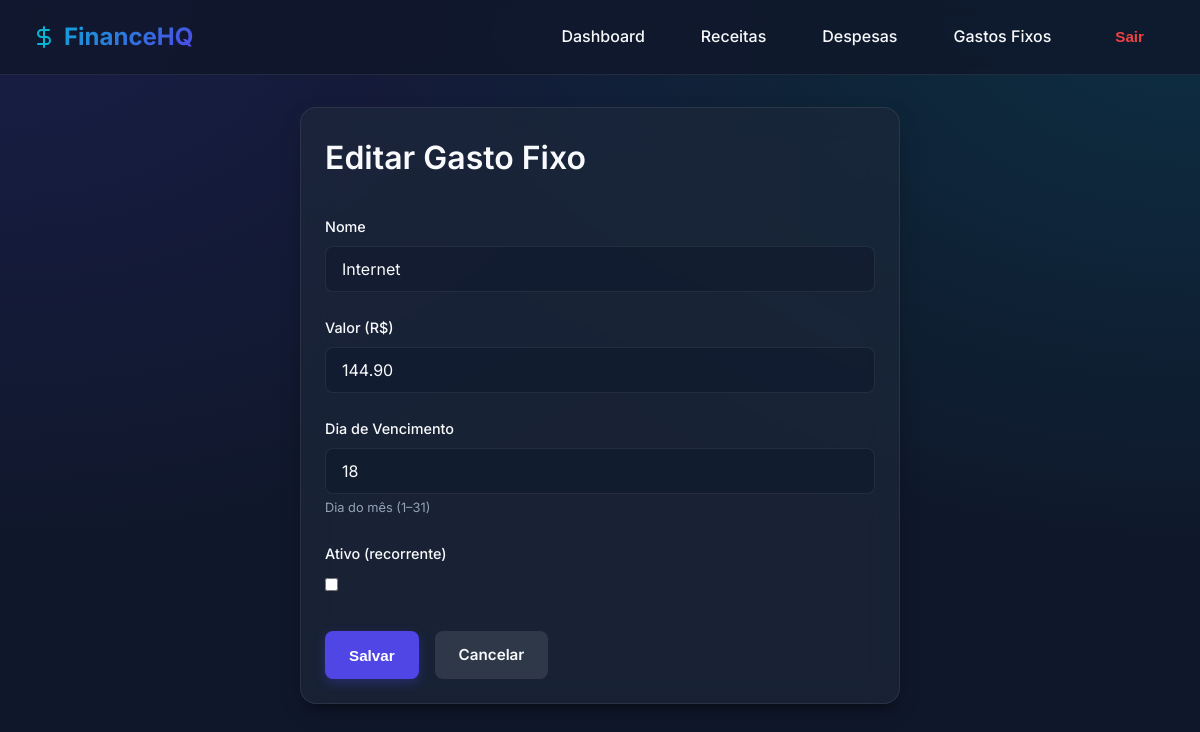
The app's page /gastos-fixos/3/editar/ (signed in) with its own data.
### core/models.py (models this page shows, shortened)
class GastoFixo(models.Model):
    usuario = models.ForeignKey(User, on_delete=models.CASCADE, related_name='gastos_fixos')
    nome = models.CharField(max_length=100)
    valor = models.DecimalField(max_digits=12, decimal_places=2)
    dia_vencimento = models.PositiveSmallIntegerField(default=1, help_text='Dia do mês (1–31)')
    ativo = models.BooleanField(default=True)
    created_at = models.DateTimeField(auto_now_add=True)
    class Meta:
        ordering = ['nome']
        verbose_name = 'Gasto Fixo'
        verbose_name_plural = 'Gastos Fixos'

### core/views.py (the view)
# urls.py: path('gastos-fixos/<int:pk>/editar/', views.gasto_fixo_update, name='gasto_fixo_update'),
@login_required
def gasto_fixo_update(request, pk):
    gf = get_object_or_404(GastoFixo, pk=pk, usuario=request.user)
    form = GastoFixoForm(request.POST or None, instance=gf)
    if request.method == 'POST' and form.is_valid():
        form.save()
        messages.success(request, f'"{gf.nome}" atualizado!')
        return redirect('gasto_fixo_list')
    return render(request, 'gastos_fixos/form.html', {'form': form, 'titulo': 'Editar Gasto Fixo', 'obj': gf})

### core/forms.py
class GastoFixoForm(forms.ModelForm):
    class Meta:
        model = GastoFixo
        fields = ['nome', 'valor', 'dia_vencimento', 'ativo']
        widgets = {
            'nome': forms.TextInput(attrs={'class': 'form-control', 'placeholder': 'Ex: Aluguel, Internet, Academia...'}),
            'valor': forms.NumberInput(attrs={'class': 'form-control', 'step': '0.01', 'placeholder': '0,00'}),
            'dia_vencimento': forms.NumberInput(attrs={'class': 'form-control', 'min': '1', 'max': '31'}),
            'ativo': forms.CheckboxInput(attrs={'class': 'form-check-input'}),
        }
        labels = {
            'nome': 'Nome',
            'valor': 'Valor (R$)',
            'dia_vencimento': 'Dia de Vencimento',
            'ativo': 'Ativo (recorrente)',
        }

### templates/gastos_fixos/form.html
{% extends 'receitas/form.html' %}

### templates/receitas/form.html (shortened to what this page needs)
{% extends 'base.html' %}
{% block content %}
<div class="card" style="max-width: 600px; margin: 0 auto;">
    <div class="mb-2">
        <h1>{{ titulo }}</h1>
    </div>
    <form method="post" enctype="multipart/form-data">
        {% for field in form %}
        <div class="form-group">
            <label for="{{ field.id_for_label }}">{{ field.label }}</label>
            {{ field }}
            {% if field.help_text %}
            <div style="font-size:0.8rem; color:var(--text-muted); margin-top:0.25rem">{{ field.help_text }}</div>
            {% endif %}
        </div>
        {% endfor %}
        <div class="flex gap-1 mt-2">
            <button type="submit" class="btn btn-primary">Salvar</button>
            <a href="javascript:history.back()" class="btn btn-secondary">Cancelar</a>
        </div>
    </form>
</div>
{% endblock %}

### static/css/style.css (style rules this page uses)
:root { --bg-color: #0f172a; --bg-card: rgba(30, 41, 59, 0.65); --bg-card-hover: rgba(30, 41, 59, 0.85); --glass-border: rgba(255, 255, 255, 0.08); --primary: #4f46e5; --primary-hover: #4338ca; --accent: #06b6d4; --success: #10b981; --danger: #ef4444; --warning: #f59e0b; --text-main: #f8fafc; --text-muted: #94a3b8; --radius: 16px; --shadow: 0 10px 25px -5px rgba(0, 0, 0, 0.3), 0 8px 10px -6px rgba(0, 0, 0, 0.3); }
* { box-sizing: border-box; margin: 0; padding: 0; }
body { font-family: 'Inter', sans-serif; background-color: var(--bg-color); background-image: radial-gradient(at 0% 0%, rgba(79, 70, 229, 0.15) 0px, transparent 50%), radial-gradient(at 100% 0%, rgba(6, 182, 212, 0.15) 0px, transparent 50%); background-attachment: fixed; color: var(--text-main); line-height: 1.6; min-height: 100vh; }
h1, h2, h3, h4 { color: var(--text-main); font-weight: 600; margin-bottom: 1rem; }
a { color: var(--accent); text-decoration: none; transition: 0.2s; }
.card { background: var(--bg-card); backdrop-filter: blur(16px); -webkit-backdrop-filter: blur(16px); border: 1px solid var(--glass-border); border-radius: var(--radius); padding: 1.5rem; box-shadow: var(--shadow); transition: transform 0.2s, box-shadow 0.2s; }
.form-group { margin-bottom: 1.5rem; }
.form-group label { display: block; margin-bottom: 0.5rem; font-weight: 500; font-size: 0.9rem; }
.form-control { width: 100%; background: rgba(15, 23, 42, 0.5); border: 1px solid var(--glass-border); color: var(--text-main); padding: 0.75rem 1rem; border-radius: 8px; font-family: inherit; font-size: 1rem; transition: all 0.2s; }
.btn { display: inline-flex; align-items: center; justify-content: center; gap: 0.5rem; padding: 0.75rem 1.5rem; border-radius: 8px; font-weight: 600; font-size: 0.95rem; cursor: pointer; border: none; transition: all 0.2s; text-decoration: none; }
.btn-primary { background: var(--primary); color: white; box-shadow: 0 4px 12px rgba(79, 70, 229, 0.3); }
.btn-secondary { background: rgba(255, 255, 255, 0.1); color: var(--text-main); }
.mt-2 { margin-top: 2rem; }
.mb-2 { margin-bottom: 2rem; }
.flex { display: flex; }
.gap-1 { gap: 1rem; }

### records on screen
GastoFixo: form "Internet" "144.90" "18"

### other values on screen
{{ titulo }} "Editar Gasto Fixo"
{{ field.label }} "Nome" "Valor (R$)" "Dia de Vencimento" "Ativo (recorrente)"
{{ field.help_text }} "Dia do mês (1–31)"
